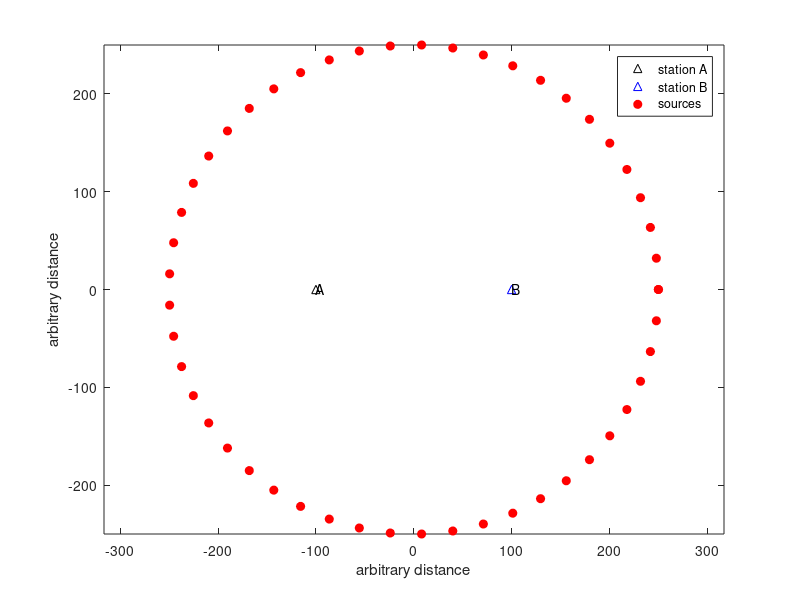

The MATLAB script that drew this image: (Note: this script raises an error after producing the figure.)
% ambientnoiseXCdemo
% create animation to demonstrate direct wave correlation for GF
% This shows the relationship of direct arrivals from a distribution of
% sources to the cross correlation function
clear, close all

% Try a small number of sources first (Ns=20), so you can see what is going
% on. Then increase the number of sources (Ns=1000) for more effective
% interference. You can see how the source XC changes with increasing
% numbers of sources
Ns=50;

% Another thing to modify is the distribution of sources. You can change
% the range of angles (see phi below) as well as the range of distances
% (see r below)

% Lastly, you can add a single scatterer (xD,yD below). Change this flag to
% 1 if you want to include the scatterer
scatterer_flag=1; % note that if you change this to 1,


% First, define station locations:
xA=-100; % distance units can be anything here
xB=100;
yA=0;
yB=0;

%Next, set up an evenly distributed collection of sources ala Waapenar
% SEG 2005

% Here phi is the angle measured CCW from positive X.
phi=linspace(0,2*pi,Ns);
% phi=phi-3*pi/2;
% Try removing a section of sources to see how it influences the final XC
% function
% phi=linspace(0.25,1.25*pi,Ns);

r=250; % this is the radius of the circle of sources

% You can also try sources at random distances. What you will see is it
% does not change the correlation function much although it obviously
% changes the arrival times of the direct waves at the stations
% r=randi([500 1000],1,Ns);
xs=r.*cos(phi);  % x position of sources
ys=r.*sin(phi);  % y position of sources

figure
plot(xA,yA,'k^',xB,yB,'b^')
hold on
text(xA,yA+1,'A');
text(xB,yB+1,'B');

plot(xs,ys,'o','MarkerFaceColor','r','MarkerEdgeColor','r')
axis equal
xlabel('arbitrary distance')
ylabel('arbitrary distance')
legend('station A','station B','sources')
drawnow
%%
% define a wavelet for plotting - A ricker wavelet works well (wavetype 2)
nsamp=41;
delta=0.001;
s=stfunc(nsamp,delta,.02,.02,2);
t=(0:nsamp-1)*delta;
figure;
subplot(211)
plot(t,s)
xlabel('time')
ylabel('arbitrary amplitude')
title('source wavelet')

% plot the derivative of the source wavelet too
ds=diff(s);
ds(nsamp)=0;
subplot(212)
plot(t,ds)
xlabel('time')
ylabel('arbitrary amplitude')
title('d/dt of the source wavelet')

drawnow
%%
% now compute traveltimes for all points to A
dA=sqrt( (xA-xs).^2 + (yA-ys).^2); % dA is the distance between A and every source
c=1000; % wave speed equal 1000 (if everything is m and s, this is 1 km/s)
ttA=dA/c; % and the travel times

% and do the same for all points to station B
dB=sqrt( (xB-xs).^2 + (yB-ys).^2);
ttB=dB/c;


% add a scatterer
if scatterer_flag
    disp('adding scattered arrival')
    
    xD=0;
    yD=-200;
    figure(1)
    plot(xD,yD,'ko')
    dDA=sqrt( (xD-xs).^2 + (yD-ys).^2) + sqrt( (xD-xA).^2 + (yD-yA).^2  );
    ttDA=dDA/c;
    dDB=sqrt( (xD-xs).^2 + (yD-ys).^2) + sqrt( (xD-xB).^2 + (yD-yB).^2  );
    ttDB=dDB/c;
    totsamp=ceil(max([ttA,ttB,ttDA,ttDB])/delta)+nsamp;
    
    ttAsamp=round(ttA/delta);
    ttBsamp=round(ttB/delta);
    ttDAsamp=round(ttDA/delta);
    ttDBsamp=round(ttDB/delta);
    
else
    totsamp=ceil(max([ttA,ttB])/delta)+nsamp;
    ttAsamp=round(ttA/delta);
    ttBsamp=round(ttB/delta);
    
end
%%
% and the seismograms for A and B
tottime=totsamp*delta;
seisA=zeros(Ns,totsamp);
seisB=seisA;

for n=1:Ns
    seisA(n,ttAsamp(n)+1:ttAsamp(n)+nsamp)=s;
    seisB(n,ttBsamp(n)+1:ttBsamp(n)+nsamp)=s;
    if scatterer_flag
        seisA(n,ttDAsamp(n)+1:ttDAsamp(n)+nsamp)=s;
        seisB(n,ttDBsamp(n)+1:ttDBsamp(n)+nsamp)=s;
    end
end

% do not plot these if the number of sources is more than 500
if Ns<500
    figure
    offset=rad2deg(phi)'*ones(1,totsamp);
    tvec=(0:totsamp-1)*delta;
    normval=offset(2,1)-offset(1,1);
    subplot(211)
    plot(tvec,normval*seisA+offset,'k')
    ylabel('center-to-source angle')
    title('receiver A')
    
    subplot(212)
    plot(tvec,normval*seisB+offset,'k')
    ylabel('center-to-source angle')
    xlabel('time')
    title('receiver B')
    drawnow
end
%%
% now cross correlate
xc=zeros(Ns,(totsamp*2-1));
for n=1:Ns
    [xc(n,:),lag]=xcorr(seisA(n,:),seisB(n,:),'coeff');
end

% if there is a scatterer, you will get a large positive correlation at 0
% lag. You can zero that out here
if scatterer_flag
    midsamp=totsamp;
    srtsamp=midsamp-length(s);
    stpsamp=midsamp+length(s);
    xc(:,srtsamp:stpsamp)=0*xc(:,srtsamp:stpsamp);
end

if Ns<500
    
    figure
    offset2=rad2deg(phi)'*ones(1,size(xc,2));
    
    subplot(4,1,1:3)
    plot(lag*delta,normval*xc+offset2,'k')
    ylabel('center-to-source angle')
    xlabel('time lag')
    axis tight
    
    subplot(414)
    plot(lag*delta,sum(xc)/Ns)
    xlabel('time lag')
    xlim([min(lag*delta),max(lag*delta)])
end

figure
plot(lag*delta,sum(xc)/Ns)
xlabel('time lag')
xlim([min(lag*delta),max(lag*delta)])
title('stack of all cross correlations')